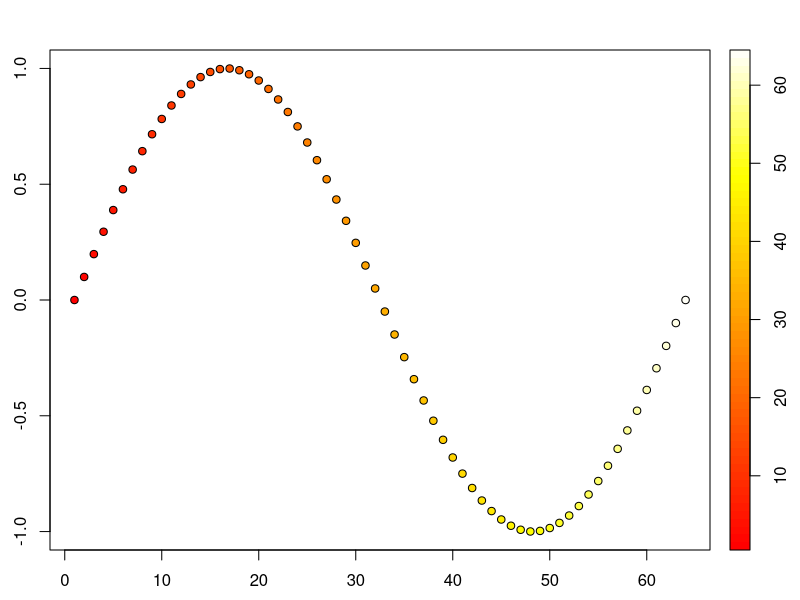

Reproduce this figure in R.
rm(list=ls())
# 2nd demonstration of RStudio problem with margins.
#
# GOAL: create a w=0.2-inch wide plot, near right edge of plot area, with a m=0.5 inch margin
# at bottom, right, and top. Do this by setting the left-hand margin to 
# par('pin)'-w-m, and the right-hand margin to m.  Then put another plot to its left.
# This mimics the action of oce::imagep(), with a real-world exemplification being
#
#   library(oce) # from CRAN or github
#   data(adp)    # an Acoustic-Doppler current Profile
#   plot(adp)    # should make a 4-panel plot of images and palettes


# Next 4 lines help with 'figure margins too large' error on most devices
par(mar=rep(2, 4))
omar <- par('mar')
par(mar=rep(0, 4))
frame()
par(mar=omar)
par(new=TRUE)

# Now, we mimic imagep(), which is a complicated code to read.

# The geometry as defined below may be a challenge for RStudio, but 
# similar geometries (and even those with thinner RHS plots) work
# fine in other devices.
m <- 0.5 # margin at bottom, top, and right
M <- 0.2 # space between palette and main plot
w <- 0.2 # inside width of plot

# We now calculate margins based on plot device and (m, M, w).
# Note that in imagep() I use par('pin') and not par('din')
# because I want to permit multi-panel plots. (In other words,
# what I am really doing here is sidestepping the R limitation
# on nested multi-panel plots.)
din <- par('din')
maiRHS <- c(m, din[1] - w - m, m, m)
maiLHS <- c(m, m, m, w + M + m)

## Mimic the palette
par(mai=maiRHS)
npal <- 64
col <- heat.colors(npal)
message("Draw palette, positioned with maiRHS= ", paste(round(maiRHS, 2), collapse=" "))
image(1, 1:npal, matrix(1:npal, byrow=TRUE, nrow=1), col=col,
      axes=FALSE, xlab="", ylab="")
box()
axis(4)
## Mimic main plot
par(new=TRUE, mai=maiLHS)
message("Draw main plot, positioned with maiLHS= ", paste(round(maiLHS, 2), collapse=" "))
plot(1:npal, sin(seq(0, 2*pi, length.out=npal)), pch=21, bg=col)

